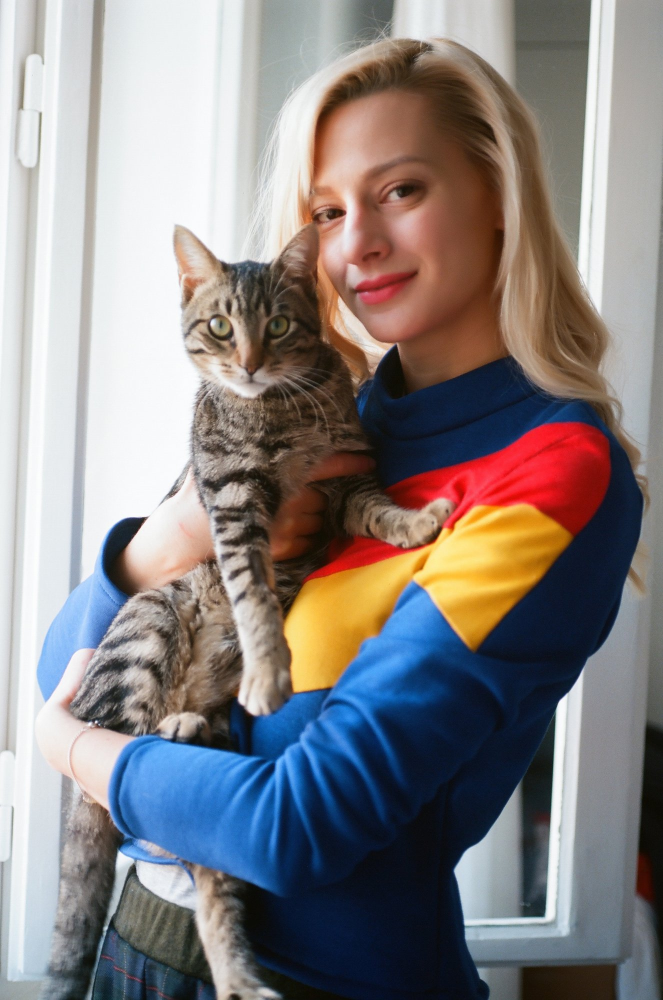
#> input picture Images/both1.jpeg, 1326 x 2000 px (shown at 1/2 size)
$ python face-detector.py
#> lines starting #> are read from the running program, lines starting #| are printed output that depends on the picture; after the words box and inside, x2 and y2 are one past the last pixel; in counts of white or black regions, pixels touching at a corner belong together
import cv2
import math

human_cascade = cv2.CascadeClassifier('human_face.xml')
cat_cascade = cv2.CascadeClassifier('cat_face.xml')

img = cv2.imread(input("Enter file path (with file extension): "))
#> the answer given: Images/both1.jpeg
#> img is the input picture: shape (2000, 1326, 3); mean B, G, R 130.8, 130.7, 136.7

TARGET_PIXEL_AREA = 1000000

ratio = float(img.shape[1]) / float(img.shape[0])
#> ratio = 0.663
new_h = int(math.sqrt(TARGET_PIXEL_AREA / ratio) + 0.5)
#> new_h = 1228
new_w = int((new_h * ratio) + 0.5)
#> new_w = 814

img = cv2.resize(img, (new_w, new_h))
#> img: shape (1228, 814, 3)

img_gray = cv2.cvtColor(img, cv2.COLOR_BGR2GRAY)
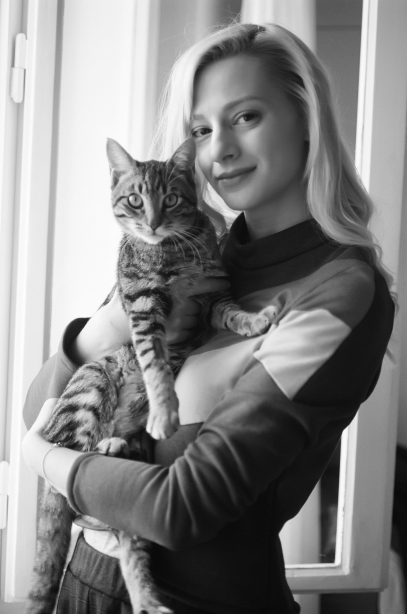
#> img_gray: shape (1228, 814) (shown at 1/2 size); min 7, max 254, mean 132.4

human_face = human_cascade.detectMultiScale(
    img_gray,
    scaleFactor=1.1,
    minNeighbors=5,
    minSize=(30, 30),
)
#> human_face = [[325, 140, 275, 275]]

cat_face = cat_cascade.detectMultiScale(
    img_gray,
    scaleFactor=1.1,
    minNeighbors=5,
    minSize=(30, 30),
)
#> cat_face = [[233, 351, 144, 144]]

for (i, (x, y, w, h)) in enumerate(human_face):
    cv2.rectangle(img, (x, y), (x+w, y+h), (191, 62, 255), 2)
    cv2.putText(img, "Human Face {}.".format(i + 1), (x + 10, y - 20),
                cv2.FONT_HERSHEY_DUPLEX, 0.40, (191, 62, 255), 1)
#> this loop made 1 pass
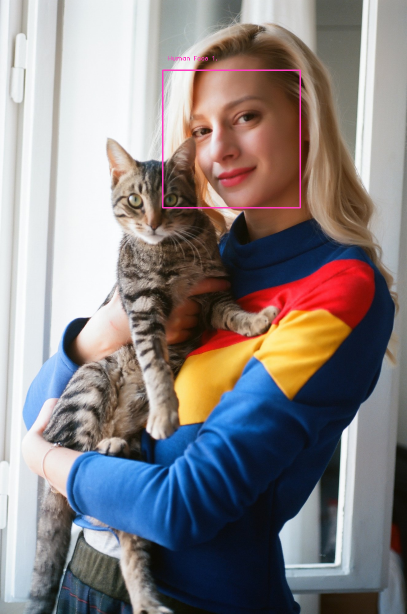
#> img: shape (1228, 814, 3) (shown at 1/2 size); mean B, G, R 131.1, 130.4, 137


for (i, (x, y, w, h)) in enumerate(cat_face):
    cv2.rectangle(img, (x, y), (x+w, y+h), (204, 204, 0), 2)
    cv2.putText(img, "Cat Face {}.".format(i + 1), (x + 10, y - 20),
                cv2.FONT_HERSHEY_DUPLEX, 0.40, (204, 204, 0), 1)
#> this loop made 1 pass
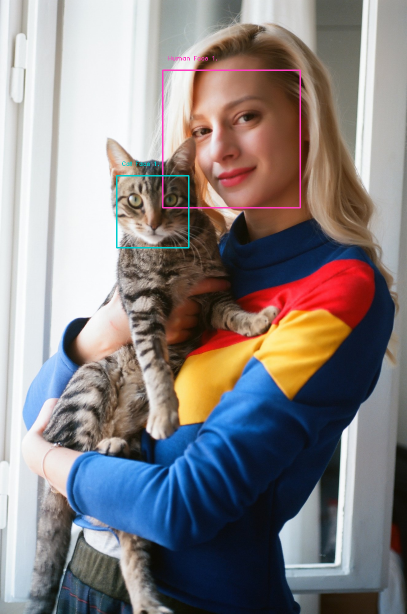
#> img: shape (1228, 814, 3) (shown at 1/2 size); 0.19% of pixels changed, all inside (x1, y1, x2, y2) = (232, 323, 379, 497)

cv2.imshow("Face Detector", img)

key = cv2.waitKey()
#> (key Esc is pressed here)

print("Press s to save image")
print("Press esc to quit")


if key == 115 or key == 83:
    name = input("Enter new file name (with extension): ")
    cv2.imwrite('Detected-face/{}'.format(name), img)
    print("Image saved successfuly")
elif key == 27:
    print("Good bye!")
    cv2.destroyAllWindows()

$ run again, on Images/both3.jpeg
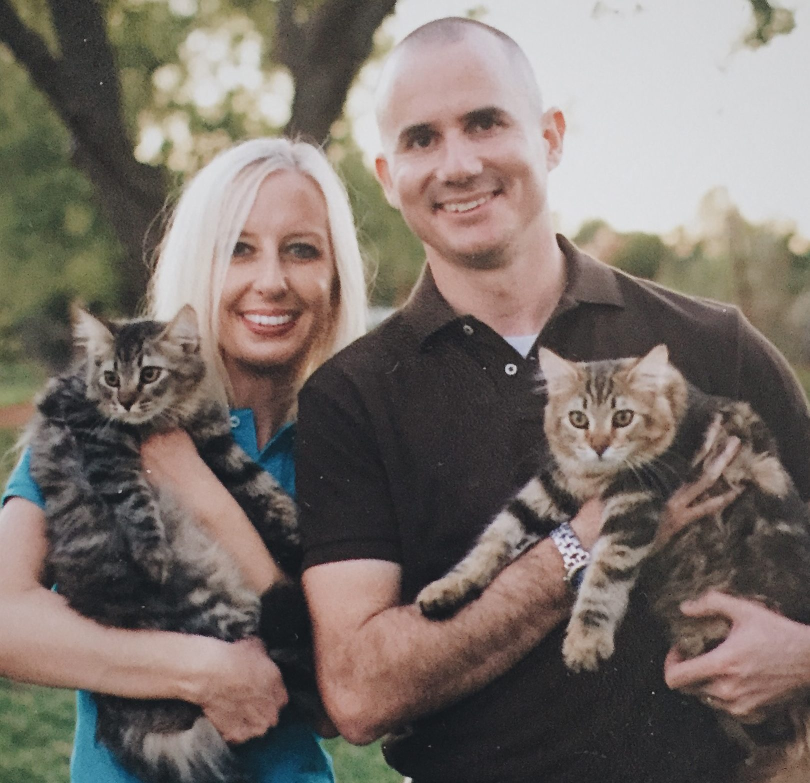
#> input picture Images/both3.jpeg, 1619 x 1566 px (shown at 1/2 size)
#> img is the input picture: shape (1566, 1619, 3); mean B, G, R 105.3, 111.6, 121.3
#> human_face = [[235, 233, 215, 215], [447, 71, 244, 244]]
#> cat_face = [[690, 475, 125, 125], [104, 425, 116, 116]]
#> the loop `for (i, (x, y, w, h)) in enumerate(human_face):` made 2 passes
#> after the loop `for (i, (x, y, w, h)) in enumerate(human_face):`:
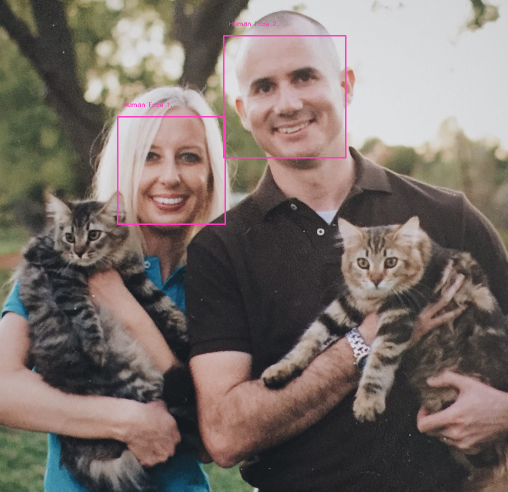
#> img: shape (983, 1016, 3) (shown at 1/2 size); mean B, G, R 105.4, 110.9, 121.7
#> the loop `for (i, (x, y, w, h)) in enumerate(cat_face):` made 2 passes
#> after the loop `for (i, (x, y, w, h)) in enumerate(cat_face):`:
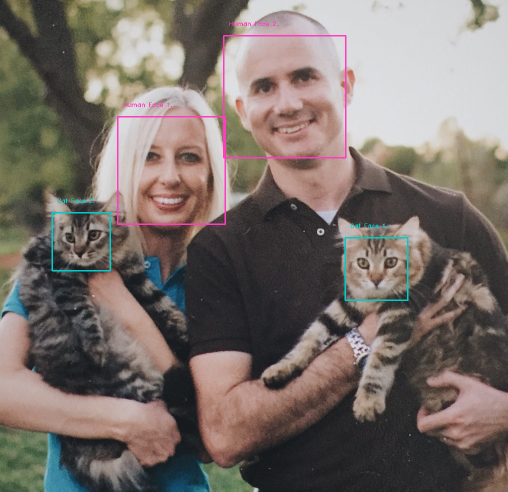
#> img: shape (983, 1016, 3) (shown at 1/2 size); 0.33% of pixels changed, all inside (x1, y1, x2, y2) = (103, 397, 817, 602)

$ run again, on Images/cat1.jpeg
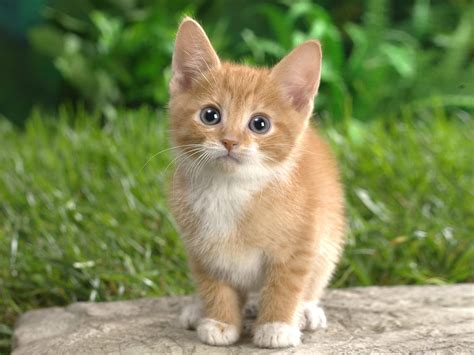
#> input picture Images/cat1.jpeg, 474 x 355 px
#> img is the input picture: shape (355, 474, 3); mean B, G, R 85.7, 136.1, 125.8
#> `img_gray = cv2.cvtColor(img, cv2.COLOR_BGR2GRAY)`:
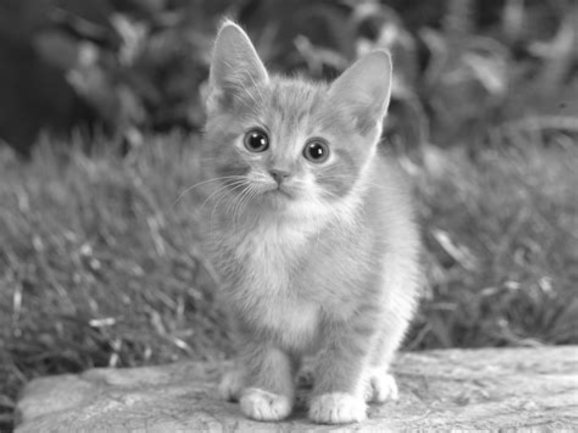
#> img_gray: shape (865, 1155) (shown at 1/2 size); min 12, max 255, mean 127.2
#> human_face = ()
#> cat_face = [[426, 166, 296, 296]]
#> the loop `for (i, (x, y, w, h)) in enumerate(cat_face):` made 1 pass
#> after the loop `for (i, (x, y, w, h)) in enumerate(cat_face):`:
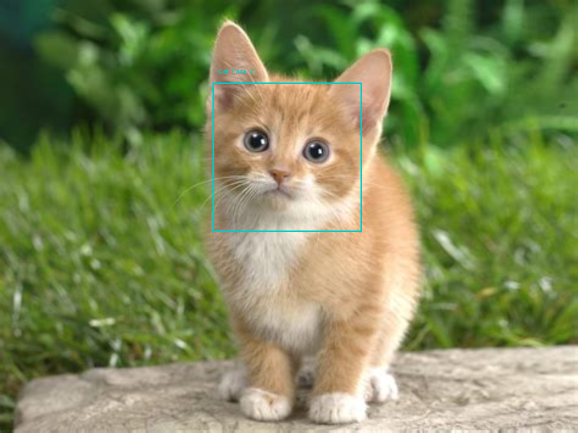
#> img: shape (865, 1155, 3) (shown at 1/2 size); mean B, G, R 85.9, 136.1, 125

$ run again, on Images/cat2.jpeg
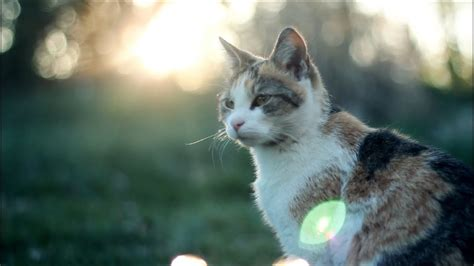
#> input picture Images/cat2.jpeg, 474 x 266 px
#> img is the input picture: shape (266, 474, 3); mean B, G, R 109.5, 118.1, 103.3
#> `img_gray = cv2.cvtColor(img, cv2.COLOR_BGR2GRAY)`:
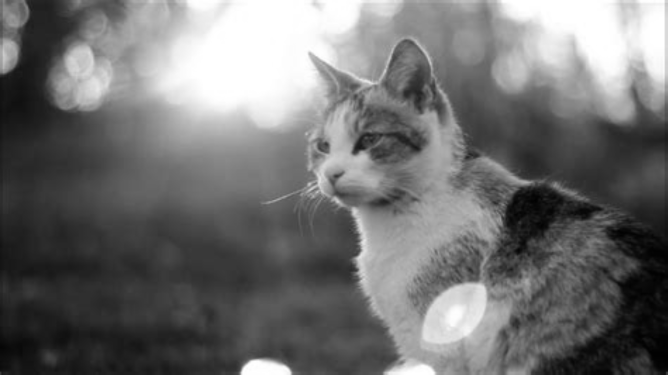
#> img_gray: shape (749, 1335) (shown at 1/2 size); min 1, max 255, mean 112.6
#> human_face = ()
#> cat_face = [[574, 196, 215, 215]]
#> the loop `for (i, (x, y, w, h)) in enumerate(cat_face):` made 1 pass
#> after the loop `for (i, (x, y, w, h)) in enumerate(cat_face):`:
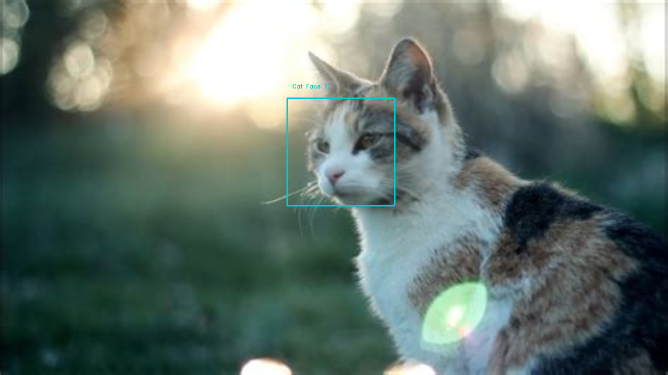
#> img: shape (749, 1335, 3) (shown at 1/2 size); mean B, G, R 109.6, 118.2, 102.8
